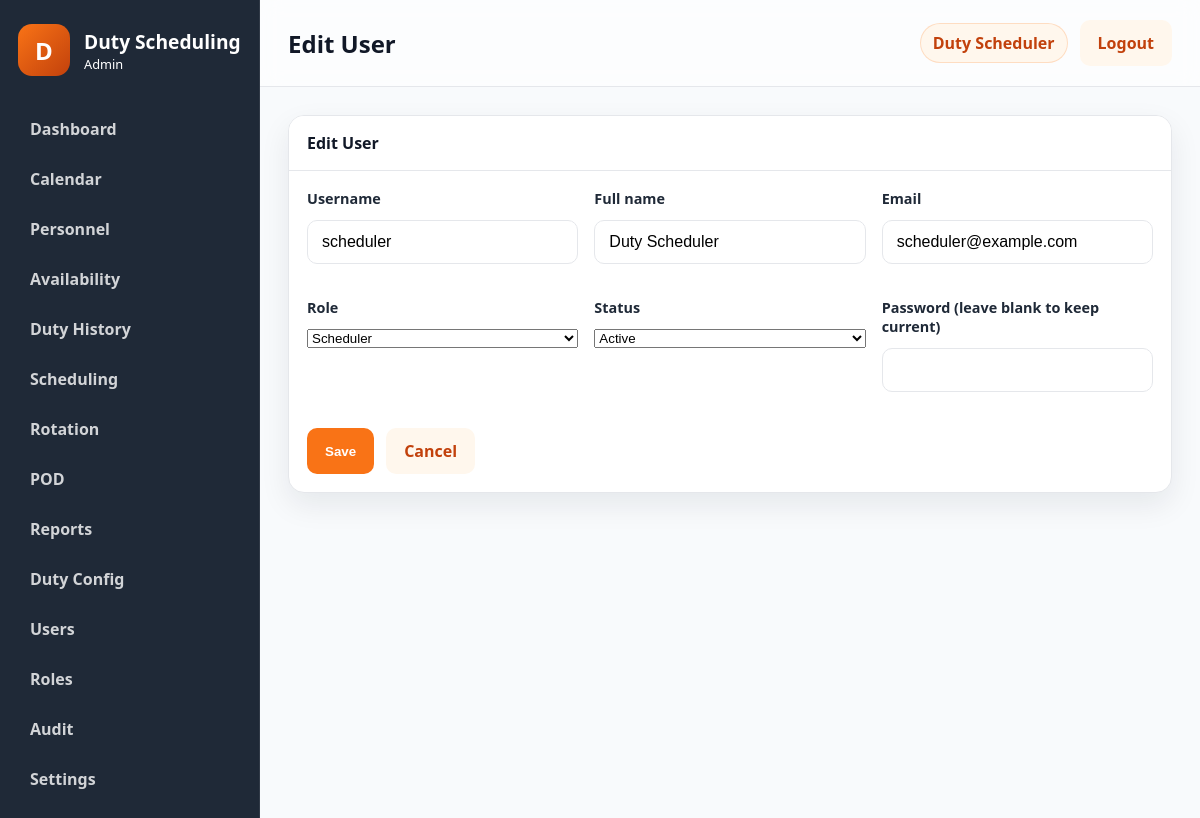
The app's page /public/?route=users/edit&id=2 (signed in) with its own data.
### tables this page shows
CREATE TABLE users (
    id INT NOT NULL AUTO_INCREMENT,
    username VARCHAR(50) NOT NULL,
    password_hash VARCHAR(255) NOT NULL,
    full_name VARCHAR(100) NOT NULL,
    email VARCHAR(100) NULL,
    role_id INT NOT NULL,
    status ENUM('active','inactive') NOT NULL DEFAULT 'active',
    failed_login_attempts INT NOT NULL DEFAULT 0,
    locked_until DATETIME NULL,
    last_login DATETIME NULL,
    created_at TIMESTAMP NOT NULL DEFAULT CURRENT_TIMESTAMP,
    updated_at TIMESTAMP NOT NULL DEFAULT CURRENT_TIMESTAMP ON UPDATE CURRENT_TIMESTAMP,
    PRIMARY KEY (id),
    UNIQUE KEY uk_users_username (username),
    KEY idx_users_role_id (role_id),
    CONSTRAINT fk_users_role_id FOREIGN KEY (role_id) REFERENCES roles (id)
        ON UPDATE CASCADE
        ON DELETE RESTRICT
);

CREATE TABLE roles (
    id INT NOT NULL AUTO_INCREMENT,
    role_name VARCHAR(50) NOT NULL,
    description VARCHAR(255) NULL,
    permissions LONGTEXT NULL,
    is_active TINYINT(1) NOT NULL DEFAULT 1,
    created_at TIMESTAMP NOT NULL DEFAULT CURRENT_TIMESTAMP,
    updated_at TIMESTAMP NOT NULL DEFAULT CURRENT_TIMESTAMP ON UPDATE CURRENT_TIMESTAMP,
    PRIMARY KEY (id),
    UNIQUE KEY uk_roles_role_name (role_name)
);

### controllers/UserController.php (called while the page is built, shortened)
<?php
class UserController
{
    public function edit(): void
    {
        $id = (int) ($_GET['id'] ?? 0);
        $user = User::findById($id);
        $pageTitle = 'Edit User';
        $roles = Role::all();
        include APP_ROOT . '/views/layouts/layout.php';
    }
}

### public/index.php (called while the page is built, shortened)
<?php
$route = trim((string) ($_GET['route'] ?? ''), " /\t\n\r");
$routeResolver = resolve_route($route);
[$controllerName, $actionName] = $routeResolver;
if ($route !== 'auth/login' && $route !== 'auth/logout' && !is_logged_in()) {
    redirect(APP_PUBLIC_URL . '/?route=auth/login');
}
$controller = new $controllerName();
$controller->{$actionName}();

### core/functions.php (called while the page is built, shortened)
<?php
function normalize_permission(string $permission): string
{
    $normalized = trim(strtolower($permission));
    $normalized = str_replace(':', '.', $normalized);
    $normalized = str_replace('_', '.', $normalized);
    return $normalized;
}
function e(mixed $value): string
{
    return htmlspecialchars((string) $value, ENT_QUOTES, 'UTF-8');
}
function user_has_permission(string $permission): bool
{
    $user = current_user();
    $permissions = $user['permissions'] ?? [];
    return in_array(normalize_permission($permission), $permissions, true);
}

### core/auth.php (called while the page is built, shortened)
<?php
function is_logged_in(): bool
{
    $user = current_user();
    return !empty($user);
}
function current_user(): ?array
{
    $sessionUser = $_SESSION['user'] ?? null;
    $userId = (int) ($_SESSION['user_id'] ?? 0);
    if (is_array($sessionUser) && !empty($sessionUser['id'])) {
        $user = User::findById($userId);
        $role = Role::findById((int) ($user['role_id'] ?? 0));
        $user['role_name'] = $role['role_name'] ?? ($sessionUser['role_name'] ?? '');
        $user['permissions'] = Role::getPermissionsForRoleId((int) ($user['role_id'] ?? 0));
        return $user;
    }
    $user = User::findById($userId);
    $role = Role::findById((int) ($user['role_id'] ?? 0));
    $user['role_name'] = $role['role_name'] ?? '';
    $user['permissions'] = Role::getPermissionsForRoleId((int) ($user['role_id'] ?? 0));
    return $user;
}

### models/User.php (called while the page is built, shortened)
<?php
class User
{
    public static function findById(int $id): ?array
    {
        $pdo = get_db();
        $statement = $pdo->prepare(
            'SELECT u.*, r.role_name, r.permissions AS role_permissions
             FROM users u
             LEFT JOIN roles r ON r.id = u.role_id
             WHERE u.id = :id
             LIMIT 1'
        );
        $statement->execute([':id' => $id]);
        $user = $statement->fetch();
        $user['permissions'] = Role::decodePermissions($user['role_permissions'] ?? '[]');
        return $user;
    }
}

### models/Role.php (called while the page is built, shortened)
<?php
class Role
{
    public static function all(): array
    {
        $pdo = get_db();
        $statement = $pdo->query('SELECT * FROM roles ORDER BY id ASC');
        return $statement->fetchAll() ?: [];
    }
    public static function findById(int $id): ?array
    {
        $pdo = get_db();
        $statement = $pdo->prepare('SELECT * FROM roles WHERE id = :id LIMIT 1');
        $statement->execute([':id' => $id]);
        $role = $statement->fetch();
        return $role ?: null;
    }
    public static function getPermissionsForRoleId(int $roleId): array
    {
        $role = self::findById($roleId);
        return self::decodePermissions($role['permissions'] ?? '[]');
    }
    public static function decodePermissions(mixed $permissions): array
    {
        $values = [];
        if (is_array($permissions)) {
            $values = array_values($permissions);
        } else {
            $decoded = json_decode((string) $permissions, true);
            if (is_array($decoded)) {
                $values = array_values($decoded);
            }
        }
        $normalized = [];
        foreach ($values as $value) {
            $normalized[] = normalize_permission((string) $value);
        }
        return array_values(array_unique($normalized));
    }
}

### views/users/form.php (the view, shortened to what this page needs)
<?php
$userData = $user ?? ['id' => 0, 'username' => '', 'full_name' => '', 'email' => '', 'role_id' => 1, 'status' => 'active'];
?>
<div class="panel">
    <div class="panel-header">
        <span><?= e($pageTitle); ?></span>
    </div>
    <div class="panel-body">
        <form method="post" action="<?= e(APP_PUBLIC_URL . '/?route=users/save'); ?>" class="stack-form">
            <div class="form-grid">
                <div class="form-group">
                    <label>Username</label>
                    <input type="text" name="username" value="<?= e($userData['username'] ?? ''); ?>" required>
                </div>
                <div class="form-group">
                    <label>Full name</label>
                    <input type="text" name="full_name" value="<?= e($userData['full_name'] ?? ''); ?>" required>
                </div>
                <div class="form-group">
                    <label>Email</label>
                    <input type="email" name="email" value="<?= e($userData['email'] ?? ''); ?>">
                </div>
                <div class="form-group">
                    <label>Role</label>
                    <select name="role_id">
                        <?php foreach ($roles as $role): ?>
                            <option value="<?= e((string) $role['id']); ?>" <?= ((int) ($userData['role_id'] ?? 0) === (int) $role['id']) ? 'selected' : ''; ?>>
                                <?= e($role['role_name']); ?>
                            </option>
                        <?php endforeach; ?>
                    </select>
                </div>
                <div class="form-group">
                    <label>Status</label>
                    <select name="status">
                        <option value="active" <?= (($userData['status'] ?? 'active') === 'active') ? 'selected' : ''; ?>>Active</option>
                    </select>
                </div>
                <div class="form-group">
                    <label>Password <?= ($userData['id'] ?? 0) ? '(leave blank to keep current)' : ''; ?></label>
                    <input type="password" name="password" autocomplete="new-password">
                </div>
            </div>
            <div class="button-row">
                <button type="submit" class="btn btn-primary">Save</button>
                <a class="btn btn-secondary" href="<?= e(APP_PUBLIC_URL . '/?route=users/index'); ?>">Cancel</a>
            </div>
        </form>
    </div>
</div>

### views/layouts/layout.php (shortened to what this page needs)
<?php
$user = $user ?? current_user();
$pageTitle = $pageTitle ?? 'Dashboard';
$viewFile = $viewFile ?? APP_ROOT . '/views/dashboard/index.php';
?>
<!doctype html>
<html lang="en">
<head>
    <link rel="stylesheet" href="<?= e(APP_PUBLIC_URL . '/assets/css/app.css'); ?>">
    <link rel="stylesheet" href="<?= e(APP_PUBLIC_URL . '/assets/css/print.css'); ?>">
</head>
<body class="app-body">
    <div class="app-shell">
        <?php include APP_ROOT . '/views/layouts/sidebar.php'; ?>
        <main class="main-panel">
            <header class="topbar no-print">
                <div>
                    <h1><?= e($pageTitle); ?></h1>
                </div>
                <div class="topbar-actions">
                    <span class="user-pill"><?= e($user['full_name'] ?? 'Administrator'); ?></span>
                    <a class="btn btn-secondary" href="<?= e(APP_PUBLIC_URL . '/?route=auth/logout'); ?>">Logout</a>
                </div>
            </header>
            <section class="content-area">
                <?php include $viewFile; ?>
            </section>
        </main>
    </div>
</body>
</html>

### public/assets/css/app.css (style rules this page uses)
:root { --primary: #F97316; --primary-dark: #C2410C; --primary-light: #FFF7ED; --dark: #1F2937; --bg: #F8FAFC; --border: #E5E7EB; --text: #111827; --muted: #6B7280; --shadow: 0 12px 30px rgba(15, 23, 42, 0.08); --radius: 16px; --card-bg: #FFFFFF; --danger: #DC2626; --success: #16A34A; --warning: #F59E0B; }
* { box-sizing: border-box; }
html, body { margin: 0; min-height: 100%; font-family: "Segoe UI", Tahoma, Geneva, Verdana, sans-serif; background: var(--bg); color: var(--text); }
body { min-height: 100vh; }
.login-form, .form-group { display: flex; flex-direction: column; gap: 12px; }
.form-group { margin-bottom: 18px; }
label { color: var(--dark); font-weight: 600; font-size: 0.9rem; }
input { width: 100%; padding: 12px 14px; border: 1px solid var(--border); border-radius: 10px; background: #fff; font-size: 1rem; }
.btn { display: inline-flex; align-items: center; justify-content: center; padding: 12px 18px; border: none; border-radius: 10px; text-decoration: none; cursor: pointer; font-weight: 600; transition: opacity 0.2s ease; }
.btn-primary { background: var(--primary); color: #fff; }
.btn-secondary { background: var(--primary-light); color: var(--primary-dark); }
.app-body { background: var(--bg); }
.app-shell { display: flex; min-height: 100vh; }
.main-panel { flex: 1; display: flex; flex-direction: column; }
.topbar { display: flex; align-items: center; justify-content: space-between; padding: 20px 28px; background: rgba(255, 255, 255, 0.6); border-bottom: 1px solid var(--border); backdrop-filter: blur(10px); }
.topbar h1 { margin: 0; font-size: 1.5rem; }
.topbar-actions { display: flex; align-items: center; gap: 12px; }
.user-pill { background: var(--primary-light); color: var(--primary-dark); border: 1px solid rgba(249, 115, 22, 0.2); border-radius: 999px; padding: 8px 12px; font-weight: 600; }
.content-area { padding: 28px; }
.form-grid { display: grid; grid-template-columns: repeat(auto-fit, minmax(220px, 1fr)); gap: 16px; }
.stack-form { display: flex; flex-direction: column; gap: 18px; }
.button-row { display: flex; gap: 12px; flex-wrap: wrap; }
.panel { background: var(--card-bg); border: 1px solid var(--border); border-radius: var(--radius); overflow: hidden; box-shadow: var(--shadow); }
.panel-header { display: flex; align-items: center; justify-content: space-between; padding: 16px 18px; border-bottom: 1px solid var(--border); background: #fff; font-weight: 700; }
.panel-body { padding: 18px; }
.no-print { print-color-adjust: exact; }

### public/assets/css/print.css (style rules this page uses)
body { background: #fff; }

### records on screen
users: full_name "Duty Scheduler", username "scheduler", email "scheduler@example.com", role_id "Scheduler", status "Active"

### other values on screen
$item['label'] "Dashboard"
$item['label'] "Calendar"
$item['label'] "Personnel"
$item['label'] "Availability"
$item['label'] "Duty History"
$item['label'] "Scheduling"
$item['label'] "Rotation"
$item['label'] "POD"
$item['label'] "Reports"
$item['label'] "Duty Config"
$item['label'] "Users"
$item['label'] "Roles"
$item['label'] "Audit"
$item['label'] "Settings"
$pageTitle "Edit User"
